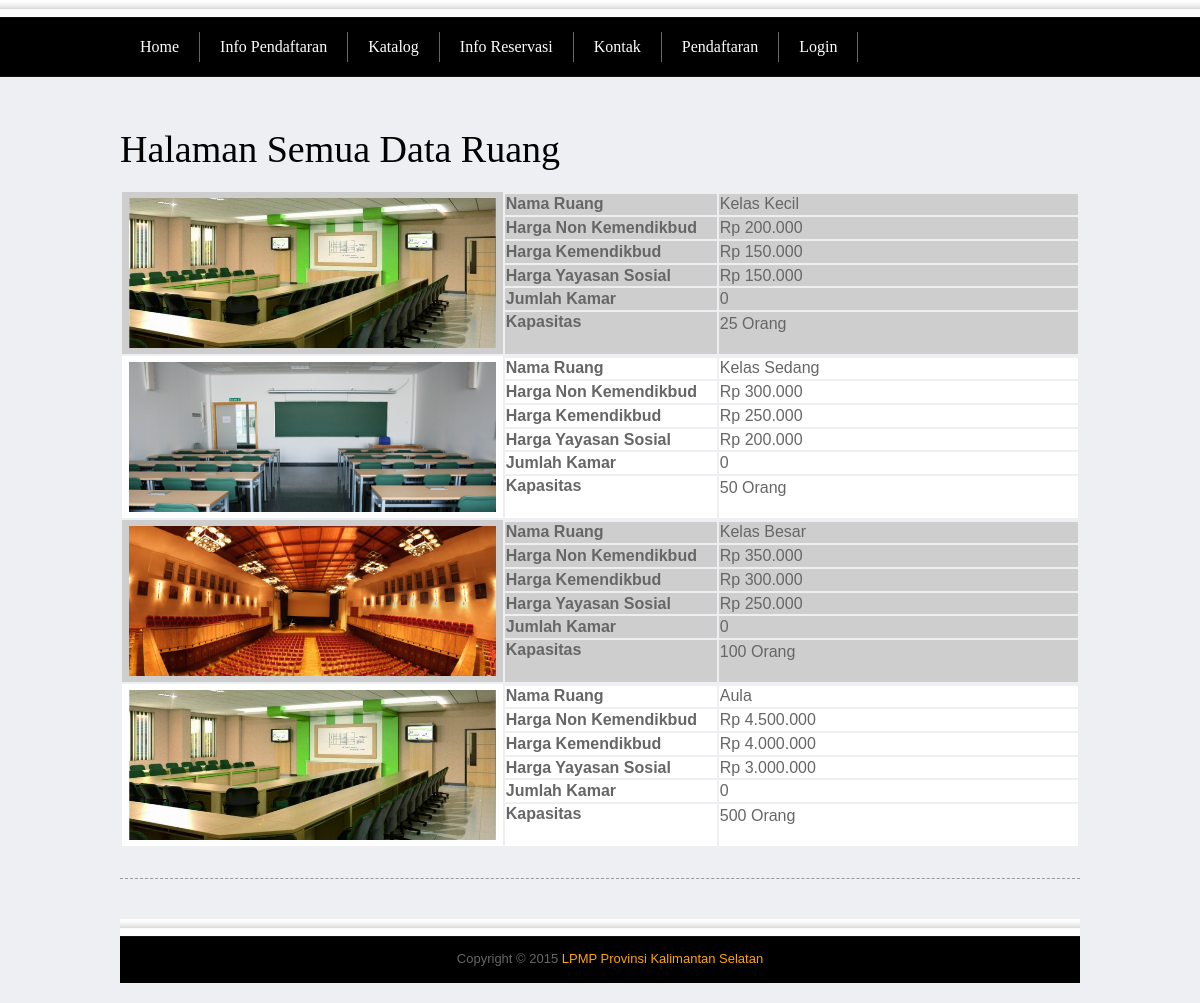
/index.php?page=fasilitas&kode=3, run on the app's committed database.
### tables this page shows
CREATE TABLE `rb_kategori` (
  `kode_kategori` int(5) NOT NULL,
  `nama_kategori` varchar(150) NOT NULL
);

CREATE TABLE `rb_fasilitas` (
  `kode_fasilitas` int(3) NOT NULL,
  `kode_kategori` int(5) NOT NULL,
  `nama_fasilitas` varchar(15) NOT NULL,
  `hrg_nonkemendikbud` int(11) NOT NULL,
  `hrg_kemendikbud` int(11) NOT NULL,
  `hrg_yayasansosial` int(11) NOT NULL,
  `jml_kmr` int(3) NOT NULL,
  `kapasitas` int(3) NOT NULL,
  `namafoto` varchar(50) NOT NULL
);

### middle.php (the view, shortened to what this page needs)
<?php
function format_rupiah($angka){
  $rupiah=number_format($angka,0,',','.');
  return $rupiah;
}
if ($_GET[page]==''){
         include "slide.php"; ?>
            <h3 style='line-height:30px;'>Selamat Datang <?php echo "<b style='color:red'>$_SESSION[nama_lengkap]</b>"; ?> di System Informasi Penyewaan Fasilitas Gedung Lembaga Penjaminan Mutu Pendidikan (LPMP) Provinsi Kalimantan Selatan</h3>
      		<p>Silahkan Melakukan Pendaftaran Terlebih dahulu sebelum melakukan Pemesanan atau Penyewaan Fasilitas Gedung Lembaga Penjaminan Mutu Pendidikan (LPMP) Provinsi Kalimantan Selatan</p>
      <div class="cleaner"></div>
<?php
}elseif ($_GET[page]=='infopendaftaran'){
$i2 = mysql_fetch_array(mysql_query("SELECT * FROM rb_halaman where kd_halaman='1'"));
	echo "<h2>$i2[judul_halaman]</h2>
          <p>".nl2br($i2[isi_halaman])."</p>";
}elseif ($_GET[page]=='inforeservasi'){
$i2 = mysql_fetch_array(mysql_query("SELECT * FROM rb_halaman where kd_halaman='2'"));
	echo "<h2>$i2[judul_halaman]</h2>
          <p>".nl2br($i2[isi_halaman])."</p>";
}elseif ($_GET[page]=='fasilitas'){
	$kat = mysql_fetch_array(mysql_query("SELECT * FROM rb_kategori where kode_kategori='$_GET[kode]'"));
	echo "<h2>Halaman Semua Data $kat[nama_kategori]</h2>
		  <table width=100%>";
	$fasilitas = mysql_query("SELECT * FROM rb_fasilitas where kode_kategori='$_GET[kode]' ORDER BY kode_fasilitas DESC");
	$no = 1;
	while ($g = mysql_fetch_array($fasilitas)){
	if ($no % 2 == 1){
		$warna = '#cecece';
	}else{
		$warna = '#ffffff';
	}
		echo "<tr bgcolor=$warna><td rowspan='7' width=40% align=center><img style='width:97%; height:150px; border-radius:5px; padding:5px; 0px 5px 0px'src='foto/$g[namafoto]'></td></tr>
				<tr bgcolor=$warna><td width=210px><b>Nama $kat[nama_kategori]</b></td>		<td>$g[nama_fasilitas]</td></tr>
				<tr bgcolor=$warna><td><b>Harga Non Kemendikbud</b></td>	<td>Rp ".format_rupiah($g[hrg_nonkemendikbud])."</td></tr>
				<tr bgcolor=$warna><td><b>Harga Kemendikbud</b></td>		<td>Rp ".format_rupiah($g[hrg_kemendikbud])."</td></tr>
				<tr bgcolor=$warna><td><b>Harga Yayasan Sosial</b></td>	<td>Rp ".format_rupiah($g[hrg_yayasansosial])."</td></tr>
				<tr bgcolor=$warna><td><b>Jumlah Kamar</b></td>			<td>$g[jml_kmr]</td></tr>
				<tr bgcolor=$warna><td valign=top><b>Kapasitas</b></td>				<td>$g[kapasitas] Orang <br><br></td></tr>";
		$no++;
	}
		echo "</table>";
}
?>

### css/style.css (style rules this page uses)
body { margin: 0; padding: 0; color: #666; font-family: Tahoma, Geneva, sans-serif; font-size: 13px; line-height: 1.5em; background-color: #eeeff3; background-repeat: repeat-x; background-position: top }
#home { background-image: url(../images/footer.png); }
img { border: none; }
h1, h2, h3, h4, h5, h6 { color: #000; font-weight: normal; font-family: Georgia, "Times New Roman", Times, serif; }
h2 { font-size: 38px; margin: 0 0 25px; padding: 5px 0; }

### data on the page
rb_kategori: nama_kategori "Ruang"
rb_fasilitas: namafoto (picture), kode_kategori.nama_kategori "Ruang", nama_fasilitas "Kelas Kecil", hrg_nonkemendikbud "200.000", hrg_kemendikbud "150.000", hrg_yayasansosial "150.000", jml_kmr "0", kapasitas "25"
rb_fasilitas: namafoto (picture), kode_kategori.nama_kategori "Ruang", nama_fasilitas "Kelas Sedang", hrg_nonkemendikbud "300.000", hrg_kemendikbud "250.000", hrg_yayasansosial "200.000", jml_kmr "0", kapasitas "50"
rb_fasilitas: namafoto (picture), kode_kategori.nama_kategori "Ruang", nama_fasilitas "Kelas Besar", hrg_nonkemendikbud "350.000", hrg_kemendikbud "300.000", hrg_yayasansosial "250.000", jml_kmr "0", kapasitas "100"
rb_fasilitas: namafoto (picture), kode_kategori.nama_kategori "Ruang", nama_fasilitas "Aula", hrg_nonkemendikbud "4.500.000", hrg_kemendikbud "4.000.000", hrg_yayasansosial "3.000.000", jml_kmr "0", kapasitas "500"
